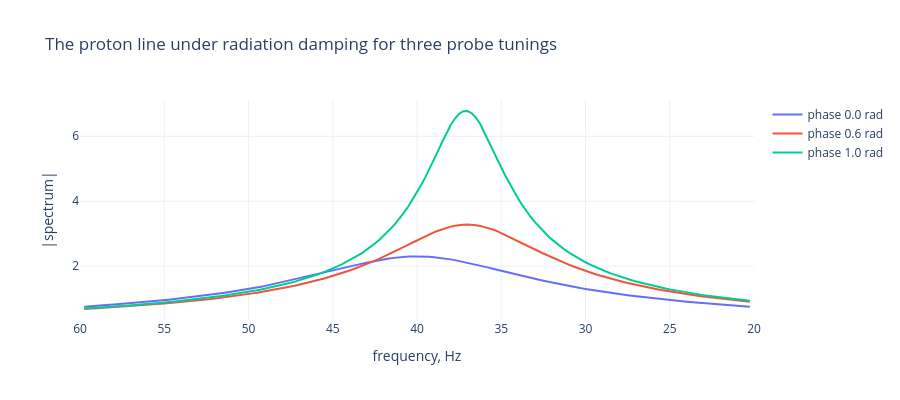

Source (notebook cell):
### Code cell
import plotly.graph_objects as go

freqs = np.fft.fftshift(np.fft.fftfreq(8 * nsteps, dt))
window = (freqs > 20) & (freqs < 60)
fig = go.Figure()
for phase, fid in fids.items():
    spectrum = np.abs(np.fft.fftshift(np.fft.fft(fid, 8 * nsteps)))
    fig.add_trace(go.Scatter(x=freqs[window], y=spectrum[window], mode="lines", name=f"phase {phase:.1f} rad"))
fig.update_layout(
    title="The proton line under radiation damping for three probe tunings",
    xaxis={"title": "frequency, Hz", "range": [60, 20]},  # NMR convention: frequency decreasing to the right
    yaxis={"title": "|spectrum|"},
    template="plotly_white",
    height=400,
)
fig

### Figure 1 — Plotly figure (JSON) as saved in the notebook; plotly's stock layout.template omitted (floating-point values rounded to 4 significant figures; data arrays with more than 128 entries replaced by an {"elided": "..."} marker saying what was removed)
{"data": [{"mode": "lines", "name": "phase 0.0 rad", "x": {"elided": "159 float values"}, "y": {"elided": "159 float values"}, "type": "scatter"}, {"mode": "lines", "name": "phase 0.6 rad", "x": {"elided": "159 float values"}, "y": {"elided": "159 float values"}, "type": "scatter"}, {"mode": "lines", "name": "phase 1.0 rad", "x": {"elided": "159 float values"}, "y": {"elided": "159 float values"}, "type": "scatter"}], "layout": {"xaxis": {"title": {"text": "frequency, Hz"}, "range": [60, 20]}, "title": {"text": "The proton line under radiation damping for three probe tunings"}, "yaxis": {"title": {"text": "|spectrum|"}}, "height": 400}}
